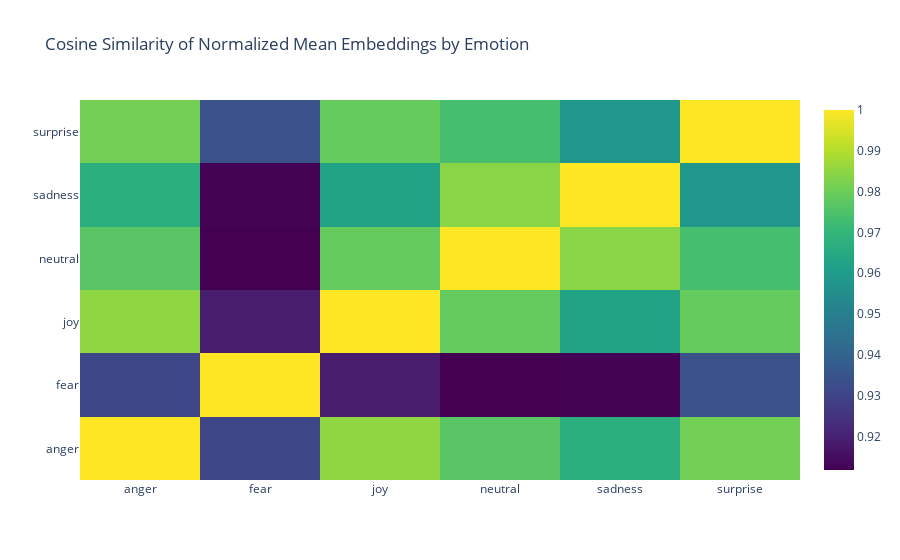

The cell this chart's notebook holds for it:
### Code cell
# Create a list of emotions
emotion_classes = list(filtered_mean_embeddings.keys())

# Convert the mean embeddings to a numpy array for similarity computation
mean_embedding_matrix = np.array([filtered_mean_embeddings[emotion] for emotion in emotion_classes])

# Compute the cosine similarity matrix
similarity_matrix = cosine_similarity(mean_embedding_matrix)

# Create a heatmap using Plotly
fig = go.Figure(data=go.Heatmap(
    z=similarity_matrix,
    x=emotion_classes,
    y=emotion_classes,
    colorscale='Viridis'
))

# Update the layout for better readability
fig.update_layout(
    title='Cosine Similarity of Normalized Mean Embeddings by Emotion',
    xaxis_nticks=36,
    yaxis_nticks=36
)

# Show the figure
fig.show()

### Figure 1 — Plotly figure (JSON) as saved in the notebook; plotly's stock layout.template omitted (floating-point values rounded to 4 significant figures)
{"data": [{"colorscale": [[0, "#440154"], [0.1111, "#482878"], [0.2222, "#3e4989"], [0.3333, "#31688e"], [0.4444, "#26828e"], [0.5556, "#1f9e89"], [0.6667, "#35b779"], [0.7778, "#6ece58"], [0.8889, "#b5de2b"], [1, "#fde725"]], "type": "heatmap", "x": ["anger", "fear", "joy", "neutral", "sadness", "surprise"], "y": ["anger", "fear", "joy", "neutral", "sadness", "surprise"], "z": [[1.0, 0.9305, 0.9851, 0.9768, 0.9672, 0.9811], [0.9305, 1.0, 0.9188, 0.9118, 0.9122, 0.9339], [0.9851, 0.9188, 1.0, 0.9789, 0.9628, 0.979], [0.9768, 0.9118, 0.9789, 1, 0.9841, 0.9736], [0.9672, 0.9122, 0.9628, 0.9841, 1.0, 0.9581], [0.9811, 0.9339, 0.979, 0.9736, 0.9581, 1.0]]}], "layout": {"title": {"text": "Cosine Similarity of Normalized Mean Embeddings by Emotion"}, "xaxis": {"nticks": 36}, "yaxis": {"nticks": 36}}}
